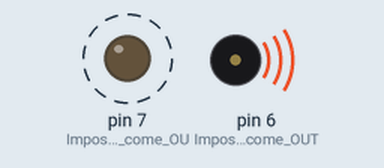
Bench run of a sketch on a simulated Arduino Uno, built with avr-gcc and run on an emulated ATmega328P. On the bench: output pins drawn as LEDs (lit = HIGH), buzzer (waves = sounding). Dashed ring = blinking.

Above: at 0.1 s.
Timing chart, 0 to 3.0 s (numbered marks = the images above):
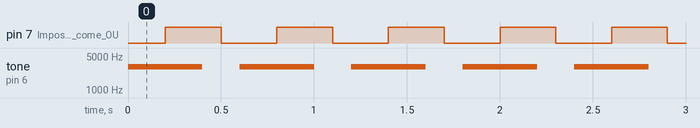

The sketch:

LedBuzzerTest.ino
```cpp
// Collegamenti:
// Buzzer: GND -> GND, + -> Pin 9
// LED: GND -> GND, + -> Pin 11

void setup() {
  pinMode(6, OUTPUT); // Imposta il pin 9 come OUTPUT per il buzzer
  pinMode(7, OUTPUT); // Imposta il pin 11 come OUTPUT per il LED
}

void loop() {
  // Suona il buzzer per 500 ms
  tone(6, 3000); // Send 1KHz sound signal...
  delay(200);        // ...for 1 sec
  digitalWrite(7, HIGH);
  delay(200);        // ...for 1 sec

  noTone(6);     // Stop sound...
  delay(100);
  digitalWrite(7, LOW);
  delay(100);
}
```

Measured:
- by itself, pin 7 (Imposta_il_pin_11_come_OU): alternates HIGH for 0.30 s and LOW for 0.30 s
- by itself, tone on pin 6 (Imposta_il_pin_9_come_OUT): alternates 3000 Hz for 0.40 s and silent for 0.20 s
